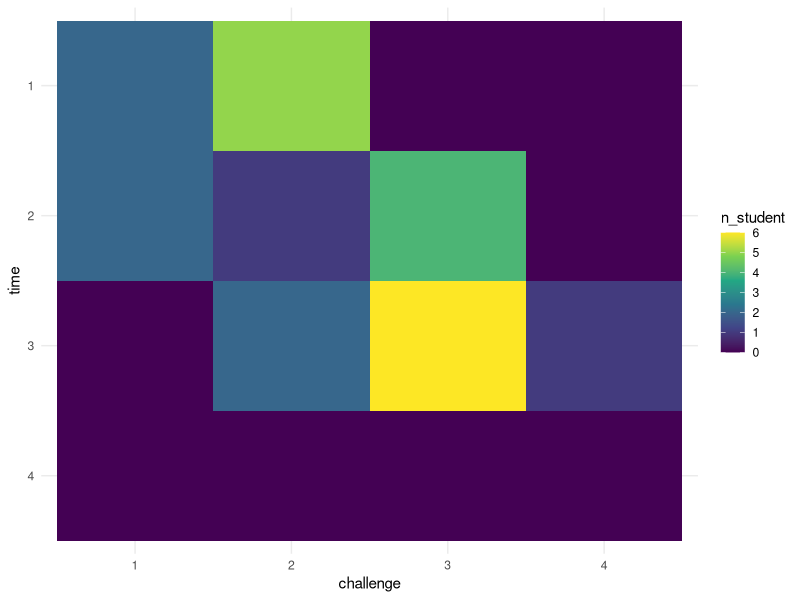

Source code (R):
library(tidyverse)
heatmap_df <- tibble(challenge = c(3, 3, 1, 2, 4, 3, 2, 3, 2,
                                   3, 2, 3, 1, 3, 1, 2, 2, 3,
                                   2, 1, 3, 3, 2),
                     time = c(2, 3, 1, 3, 3, 3, 1, 2, 1,
                              3, 1, 3, 1, 3, 2, 3, 2, 3,
                              1, 2, 2, 2, 1)) |>
  mutate(challenge = as.factor(challenge),
         time = as.factor(time)) |>
  mutate(time = fct_rev(fct_expand(time, "4")))

heatmap_sum <- heatmap_df |> 
  group_by(challenge, time, .drop = FALSE) |>
  summarise(n_student = n())

ggplot(heatmap_sum, aes(x = challenge, y = time,
                        fill = n_student)) +
  geom_tile() +
  scale_fill_viridis_c(direction = 1) +
  theme_minimal()
